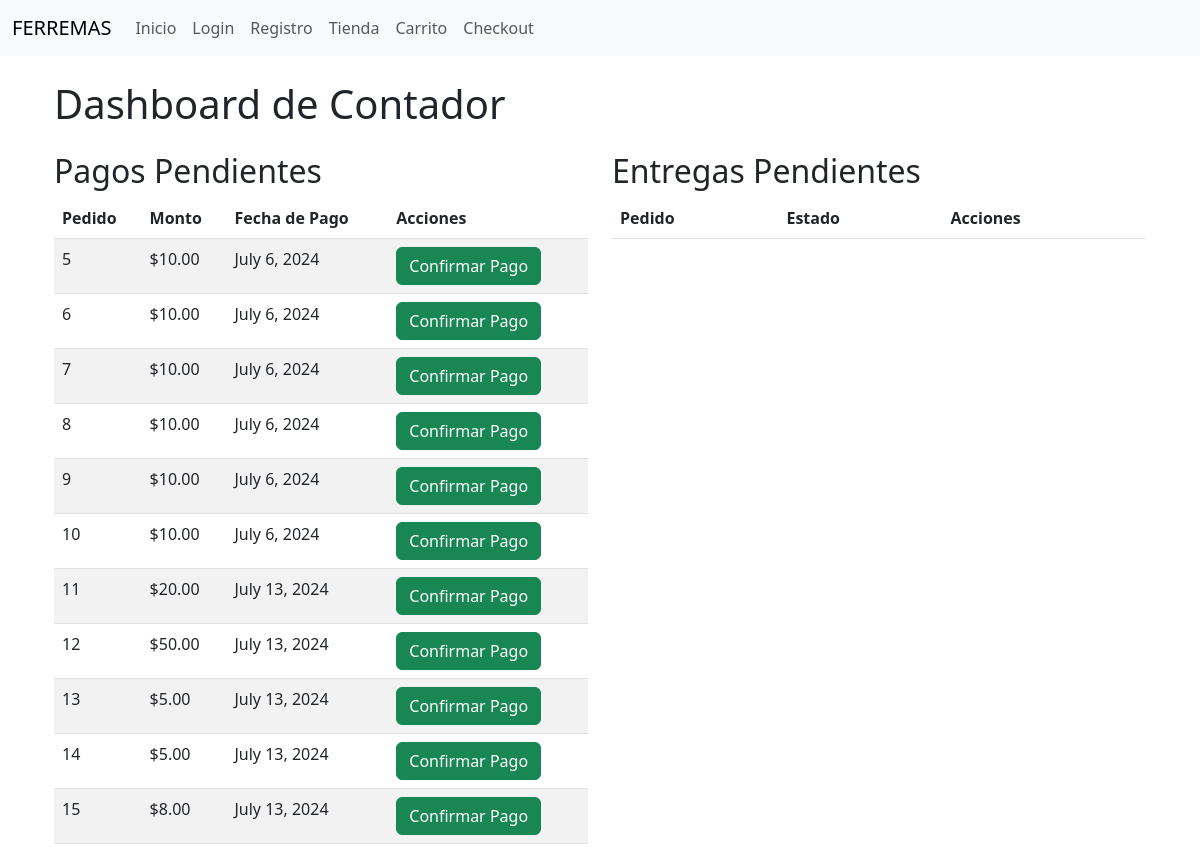
/admin_dashboard/contador/ (signed in), run on an earlier commit of the app's database.
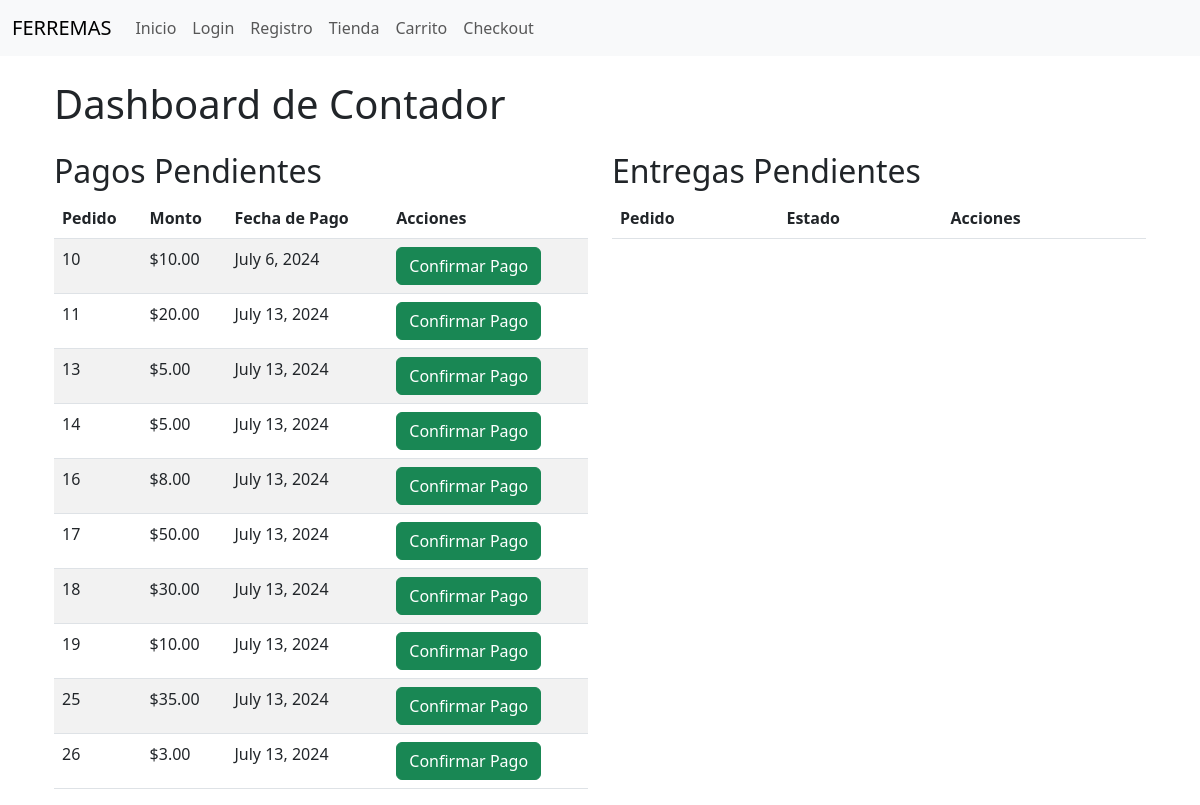
And on a later commit of the database.
### usuarios/models.py (models this page shows, shortened)
class Payment(models.Model):
    order = models.OneToOneField(Order, on_delete=models.CASCADE)
    amount = models.DecimalField(max_digits=10, decimal_places=2)
    status = models.CharField(max_length=20, choices=[('Pending', 'Pending'), ('Confirmed', 'Confirmed')], default='Pending')
    payment_date = models.DateField(default=timezone.now)  # Ensure it has a default value

class Order(models.Model):
    product = models.ForeignKey(Product, on_delete=models.CASCADE)
    quantity = models.IntegerField(default=1)  # Asegúrate de que quantity tiene un valor predeterminado
    status = models.CharField(max_length=20, choices=[('Pending', 'Pending'), ('Approved', 'Approved'), ('Rejected', 'Rejected'), ('Accepted', 'Accepted')], default='Pending')
    client_name = models.CharField(max_length=100)
    client_address = models.CharField(max_length=200, blank=True, null=True)
    client_email = models.EmailField(blank=True, null=True)

### admin_dashboard/views.py (the view)
# urls.py: path('contador/', views.contador_dashboard, name='contador_dashboard'),
@login_required
def contador_dashboard(request):
    payments = Payment.objects.filter(status='Pending')
    deliveries = Delivery.objects.filter(status='Pending')
    return render(request, 'admin_dashboard/contador_dashboard.html', {
        'payments': payments,
        'deliveries': deliveries
    })

### admin_dashboard/templates/admin_dashboard/contador_dashboard.html (shortened to what this page needs)
{% extends "inicioGeneralBase.html" %}
{% block content %}
<html lang="es">
<head>
    <link href="https://cdn.jsdelivr.net/npm/bootstrap@5.3.0/dist/css/bootstrap.min.css" rel="stylesheet">
</head>
<body>
    <div class="container">
        <h1 class="my-4">Dashboard de Contador</h1>
        <div class="row">
            <div class="col-md-6">
                <h2>Pagos Pendientes</h2>
                <table class="table table-striped">
                    <thead>
                        <tr>
                            <th>Pedido</th>
                            <th>Monto</th>
                            <th>Fecha de Pago</th>
                            <th>Acciones</th>
                        </tr>
                    </thead>
                    <tbody>
                        {% for payment in payments %}
                        <tr>
                            <td>{{ payment.order.id }}</td>
                            <td>${{ payment.amount }}</td>
                            <td>{{ payment.payment_date }}</td>
                            <td>
                                <a href="{% url 'confirm_payment' payment.id %}" class="btn btn-success">Confirmar Pago</a>
                            </td>
                        </tr>
                        {% endfor %}
                    </tbody>
                </table>
            </div>
            <div class="col-md-6">
                <h2>Entregas Pendientes</h2>
                <table class="table table-striped">
                    <thead>
                        <tr>
                            <th>Pedido</th>
                            <th>Estado</th>
                            <th>Acciones</th>
                        </tr>
                    </thead>
                </table>
            </div>
        </div>
    </div>
    {% endblock %}

What changed in the data, as far as the page shows it:
no longer on this page (row edited): Payment: order.id "5", amount "10.00", payment_date "July 6, 2024"
no longer on this page (row edited): Payment: order.id "6", amount "10.00", payment_date "July 6, 2024"
no longer on this page (row edited): Payment: order.id "7", amount "10.00", payment_date "July 6, 2024"
no longer on this page (row edited): Payment: order.id "8", amount "10.00", payment_date "July 6, 2024"
no longer on this page (row edited): Payment: order.id "9", amount "10.00", payment_date "July 6, 2024"
no longer on this page (row edited): Payment: order.id "12", amount "50.00", payment_date "July 13, 2024"
no longer on this page (row edited): Payment: order.id "15", amount "8.00", payment_date "July 13, 2024"
added Payment: order.id "16", amount "8.00", payment_date "July 13, 2024"
added Payment: order.id "17", amount "50.00", payment_date "July 13, 2024"
added Payment: order.id "18", amount "30.00", payment_date "July 13, 2024"
added Payment: order.id "19", amount "10.00", payment_date "July 13, 2024"
added Payment: order.id "25", amount "35.00", payment_date "July 13, 2024"
added Payment: order.id "26", amount "3.00", payment_date "July 13, 2024"
